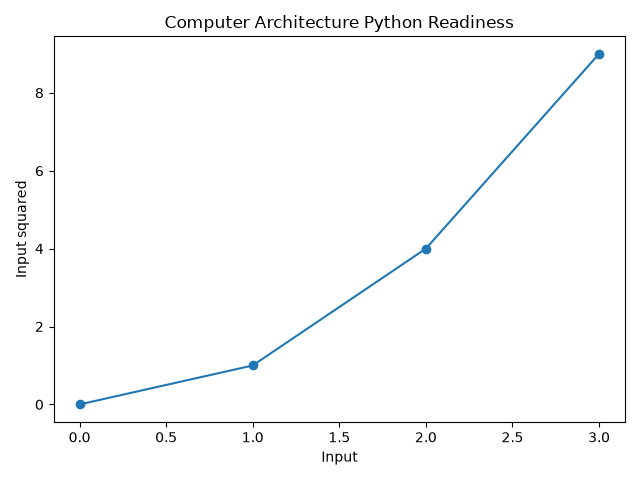

The script that saved this image:
import matplotlib
matplotlib.use('Agg')
import matplotlib.pyplot as plt
fig, ax = plt.subplots()
ax.plot([0,1,2,3],[0,1,4,9],marker='o')
ax.set(title='Computer Architecture Python Readiness',xlabel='Input',ylabel='Input squared')
fig.tight_layout()
fig.savefig(r'D:\git\computer_architecture\readiness\raw\2026-08-27_10-47-51\01-Test-PythonCapability\matplotlib-smoke-test.png')
print(matplotlib.__version__)
